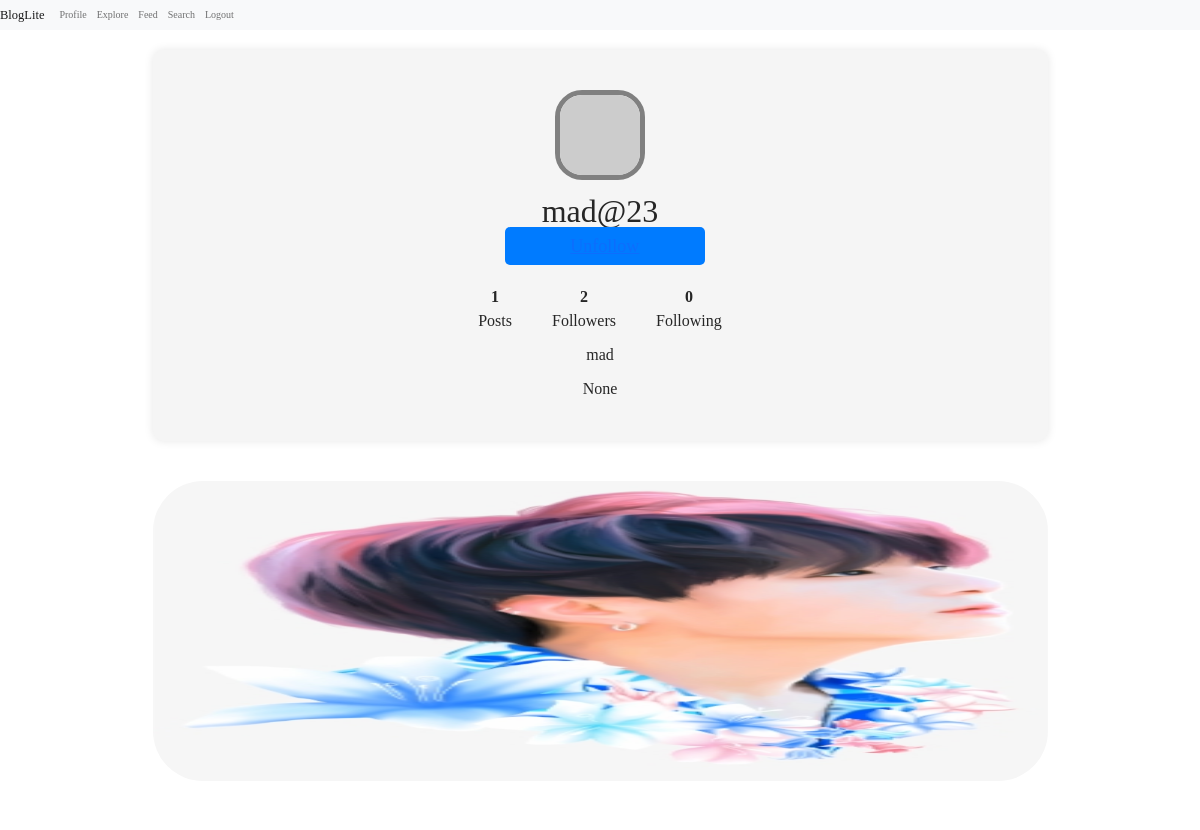
The page /profile/mad@23 (signed in) on the database its author committed.
### applications/models.py (models this page shows, shortened)
class User(db.Model, UserMixin):
    __tablename__ = 'user'
    __searchable__ = ['username']
    id = db.Column(db.Integer, primary_key=True, autoincrement=True, unique=True)
    username = db.Column(db.String, unique=True, nullable=False)
    f_name = db.Column(db.String, nullable=False)
    l_name = db.Column(db.String)
    email = db.Column(db.String, unique=True, nullable=False)
    password = db.Column(db.String, nullable=False)
    about_me = db.Column(db.String(140), default="")
    imgProfile = db.Column(db.String(300))
    posts = db.relationship('Post', backref='author', lazy='dynamic', passive_deletes=True)
    posts_liked = db.relationship('Likes', backref='user', lazy='dynamic', passive_deletes=True)
    followed = db.relationship(
        'User', secondary=followers,
        primaryjoin=(followers.c.follower_id == id),
        secondaryjoin=(followers.c.followed_id == id),
        backref=db.backref('followers', lazy='dynamic'), lazy='dynamic', passive_deletes=True)
    comment = db.relationship('Comments', backref='author', lazy='dynamic', passive_deletes=True)
    def avatar(self, size):
        digest = md5(self.email.lower().encode('utf-8')).hexdigest()
        return 'https://www.gravatar.com/avatar/{}?d=identicon&s={}'.format(digest, size)
    def is_following(self, user):
        return self.followed.filter(followers.c.followed_id == user.id).count() > 0

class Post(db.Model):
    __tablename__ = 'post'
    id = db.Column(db.Integer, primary_key=True, nullable=False, autoincrement=True)
    img = db.Column(db.String(300))
    description = db.Column(db.String)
    timestamp = db.Column(db.DateTime, index=True, default=datetime.now)
    user_id = db.Column(db.Integer, db.ForeignKey("user.id", ondelete='CASCADE'))
    likes = db.relationship('Likes', backref='likes', lazy='dynamic', passive_deletes=True)
    comments = db.relationship('Comments', backref='comments', lazy='dynamic', passive_deletes=True)
    count_likes = db.Column(db.Integer, default=0)

### applications/controllers.py (the view)
@app.route('/profile/<username>', methods=['GET', 'POST'])
@login_required
def profile(username):  # put application's code here'
    user = User.query.filter_by(username=username).first_or_404()
    if user is None:
        user = User.query.filter_by(id=username).first_or_404()
    posts = Post.query.filter_by(author=user).order_by(Post.timestamp.desc()).all()
    count = len(posts)
    return render_template("profile.html", username=username, user=user, posts=posts, count=count)

### applications/controllers.py (called while the page is built)
@login_manager.user_loader
def load_user(id):
    return User.query.get(int(id))

### templates/profile.html (shortened to what this page needs)
{% extends 'base.html' %}
{% block head %}
    <link rel="stylesheet" href="../static/styles.css">
    <link rel="stylesheet" href="../static/rests.css">
    <link rel="stylesheet" href="https://use.fontawesome.com/releases/v5.2.0/css/all.css">
    <link rel="stylesheet" href="https://cdnjs.cloudflare.com/ajax/libs/animate.css/3.7.0/animate.min.css">
{% endblock %}
{% block body %}
    <header>
    <div class="container">
    <div class="profile">
        <div class="profile-image">
            <img src="{{ user.avatar(150) }}" alt="">
        </div>
        <div class="profile-user-settings">
            <h1 class="profile-user-name">{{ user.username }}</h1>
            {% if current_user.is_following(user) and current_user.username!=user.username %}
                <button class="button-link"><a href="{{ url_for('unfollow', username=user.username ) }}" class="unfollow">Unfollow</a></button>
            {% elif user.username != current_user.username %}
                <button type="submit" class="btn profile-edit-btn"><a href="/follow/{{user.id}}"> Follow</a></button>
            {% endif %}
        </div>
        <div class="profile-stats">
            <ul>
                <li><center><span class="profile-stat-count">{{ count }}<br></span>Posts </center></li>
                <li><center><span class="profile-stat-count">{{ user.followers.count() }}<br></span>
                    <a style="text-decoration: none;color: #262626" href="{{ url_for('all_followers', username=user.username) }}"> Followers</a></center></li>
                <li><center><span class="profile-stat-count">{{ user.followed.count() }}<br></span>
                    <a style="text-decoration: none;color: #262626" href="{{ url_for('all_followings', username=user.username) }}">Following</a></center></li>
            </ul>
        </div>
        <div class="profile-bio">
            <p style="padding-top: 10px;">
                {{ user.f_name }}</p>
            <p style="padding-top: 10px;">
                {{ user.about_me }}</p>
        </div>
    </div>
    </div>
    </header>
    <main>
    <div class="container">
    <div class="gallery">
        {% if posts| length!=0 %}
            {% for p in posts %}
                <div class="gallery-item" >
                <a href="{{ url_for('post_detail', id=p.id) }}"><img style="border-radius: 50px" src="{{ p.img }}" class="card-img-top" alt="" height="300" width="auto"></a>
                    <p><center><span style="font-size: 20px" class="profile-real-name">{{ p.description }}</span></center></p>
                </div>
            {% endfor %}
        {% endif %}
    </div>
    </main>
{% endblock %}

### static/styles.css (style rules this page uses)
:root { font-size: 10px; }
body { font-family: "Open Sans", Arial, sans-serif; min-height: 100vh; background-image: url("templates/black.jpg"); color: #262626; padding-bottom: 3rem; }
img { display: block; }
.container { max-width: 93.5rem; margin: 0 auto; padding: 0 2rem; }
.profile { padding: 5rem 0; }
.profile::after { content: ""; display: block; clear: both; }
.profile-image { float: left; width: calc(33.333% - 1rem); display: flex; justify-content: center; align-items: center; margin-right: 3rem; }
.profile-image img { border-radius: 50%; }
.profile-user-settings, .profile-stats, .profile-bio { float: left; width: calc(66.666% - 2rem); }
.profile-user-settings { margin-top: 1.1rem; }
.profile-user-name { display: inline-block; font-size: 3.2rem; font-weight: 300; }
.profile-stats { margin-top: 2.3rem; }
.profile-stats li { display: inline-block; font-size: 1.6rem; line-height: 1.5; margin-right: 4rem; cursor: pointer; }
.profile-stats li:last-of-type { margin-right: 0; }
.profile-bio { font-size: 1.6rem; font-weight: 400; line-height: 1.5; margin-top: 2.3rem; }
.profile-real-name, .profile-stat-count, .profile-edit-btn { font-weight: 600; }
.gallery { display: flex; flex-wrap: wrap; margin: -1rem -1rem; padding-bottom: 3rem; }
.gallery-item { position: relative; flex: 1 0 22rem; margin: 1rem; color: #fff; cursor: pointer; }

### static/rests.css (style rules this page uses)
html, body, div, span, applet, object, iframe, h1, h2, h3, h4, h5, h6, p, blockquote, pre, a, abbr, acronym, address, big, cite, code, del, dfn, em, img, ins, kbd, q, s, samp, small, strike, strong, sub, sup, tt, var, b, u, i, center, dl, dt, dd, ol, ul, li, fieldset, form, label, legend, table, caption, tbody, tfoot, thead, tr, th, td, article, aside, canvas, details, embed, figure, figcaption, footer, header, hgroup, menu, nav, output, ruby, section, summary, time, mark, audio, video { margin: 0; padding: 0; border: 0; font-size: 100%; font: inherit; vertical-align: baseline; }
article, aside, details, figcaption, figure, footer, header, hgroup, menu, nav, section { display: block; }
body { line-height: 1; }
ol, ul { list-style: none; }

### templates/profile.html (style rules this page uses)
.button-link { display: inline-block; padding: 10px 20px; background-color: #007bff; color: #fff; text-align: center; text-decoration: none; border-radius: 5px; border: none; cursor: pointer; margin-left: 3%; font-size: 15px; width: 200px; }
.profile { display: flex; align-items: center; justify-content: center; flex-direction: column; padding: 40px; background-color: #f5f5f5; border-radius: 10px; box-shadow: 0px 0px 10px rgba(0, 0, 0, 0.1); margin: 20px auto; text-align: center; }
.profile-image img { border-radius: 30%; padding-bottom: 0px; border: 5px solid grey; }
.profile-user-settings { margin-top: 15px; }
.button-link { font-size: 18px; transition: background-color 0.3s ease; }
.profile-stats ul { list-style-type: none; padding: 0; display: flex; justify-content: space-around; margin-top: 20px; }
.profile-stats li { text-align: center; }
.gallery { display: grid; grid-template-columns: repeat(auto-fill); gap: 20px; margin-top: 40px; }
.gallery-item { position: relative; overflow: hidden; transition: transform 0.3s ease; }

### rows shown on the page
User: username "mad@23", f_name "mad", about_me "None"
Post: img (picture)

### other values the page prints
{{ count }} "1"
{{ user.followers.count() }} "2"
{{ user.followed.count() }} "0"
